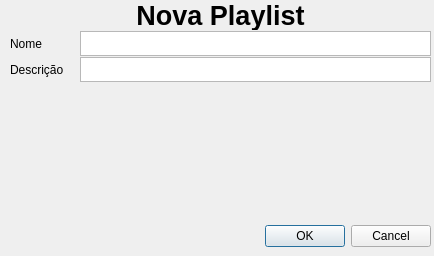
<?xml version="1.0" encoding="UTF-8"?>
<ui version="4.0">
 <class>AddPlaylistForm</class>
 <widget class="QDialog" name="AddPlaylistForm">
  <property name="windowModality">
   <enum>Qt::NonModal</enum>
  </property>
  <property name="geometry">
   <rect>
    <x>0</x>
    <y>0</y>
    <width>434</width>
    <height>256</height>
   </rect>
  </property>
  <property name="windowTitle">
   <string>Dialog</string>
  </property>
  <widget class="QDialogButtonBox" name="buttonBox">
   <property name="geometry">
    <rect>
     <x>90</x>
     <y>220</y>
     <width>341</width>
     <height>32</height>
    </rect>
   </property>
   <property name="orientation">
    <enum>Qt::Horizontal</enum>
   </property>
   <property name="standardButtons">
    <set>QDialogButtonBox::Cancel|QDialogButtonBox::Ok</set>
   </property>
  </widget>
  <widget class="QWidget" name="verticalLayoutWidget">
   <property name="geometry">
    <rect>
     <x>10</x>
     <y>0</y>
     <width>421</width>
     <height>211</height>
    </rect>
   </property>
   <layout class="QVBoxLayout" name="verticalLayout" stretch="1,1,1">
    <property name="spacing">
     <number>1</number>
    </property>
    <property name="sizeConstraint">
     <enum>QLayout::SetMaximumSize</enum>
    </property>
    <item>
     <layout class="QHBoxLayout" name="horizontalLayout_3">
      <item>
       <widget class="QLabel" name="label">
        <property name="minimumSize">
         <size>
          <width>0</width>
          <height>30</height>
         </size>
        </property>
        <property name="maximumSize">
         <size>
          <width>16777215</width>
          <height>30</height>
         </size>
        </property>
        <property name="font">
         <font>
          <pointsize>20</pointsize>
          <weight>75</weight>
          <bold>true</bold>
         </font>
        </property>
        <property name="text">
         <string>Nova Playlist</string>
        </property>
        <property name="textFormat">
         <enum>Qt::AutoText</enum>
        </property>
        <property name="scaledContents">
         <bool>false</bool>
        </property>
        <property name="alignment">
         <set>Qt::AlignCenter</set>
        </property>
        <property name="wordWrap">
         <bool>false</bool>
        </property>
       </widget>
      </item>
     </layout>
    </item>
    <item>
     <layout class="QHBoxLayout" name="horizontalLayout" stretch="1,5">
      <item>
       <widget class="QLabel" name="label_2">
        <property name="enabled">
         <bool>true</bool>
        </property>
        <property name="minimumSize">
         <size>
          <width>69</width>
          <height>0</height>
         </size>
        </property>
        <property name="maximumSize">
         <size>
          <width>69</width>
          <height>75</height>
         </size>
        </property>
        <property name="text">
         <string>Nome</string>
        </property>
       </widget>
      </item>
      <item>
       <widget class="QTextEdit" name="nome">
        <property name="minimumSize">
         <size>
          <width>0</width>
          <height>25</height>
         </size>
        </property>
        <property name="maximumSize">
         <size>
          <width>16777215</width>
          <height>25</height>
         </size>
        </property>
        <property name="tabChangesFocus">
         <bool>true</bool>
        </property>
       </widget>
      </item>
     </layout>
    </item>
    <item>
     <layout class="QHBoxLayout" name="horizontalLayout_2" stretch="1,5">
      <item>
       <widget class="QLabel" name="label_3">
        <property name="minimumSize">
         <size>
          <width>69</width>
          <height>0</height>
         </size>
        </property>
        <property name="maximumSize">
         <size>
          <width>69</width>
          <height>16777215</height>
         </size>
        </property>
        <property name="text">
         <string>Descrição</string>
        </property>
       </widget>
      </item>
      <item>
       <widget class="QTextEdit" name="descricao">
        <property name="minimumSize">
         <size>
          <width>0</width>
          <height>25</height>
         </size>
        </property>
        <property name="maximumSize">
         <size>
          <width>16777215</width>
          <height>25</height>
         </size>
        </property>
        <property name="tabChangesFocus">
         <bool>true</bool>
        </property>
       </widget>
      </item>
     </layout>
    </item>
   </layout>
  </widget>
 </widget>
 <resources/>
 <connections/>
</ui>
